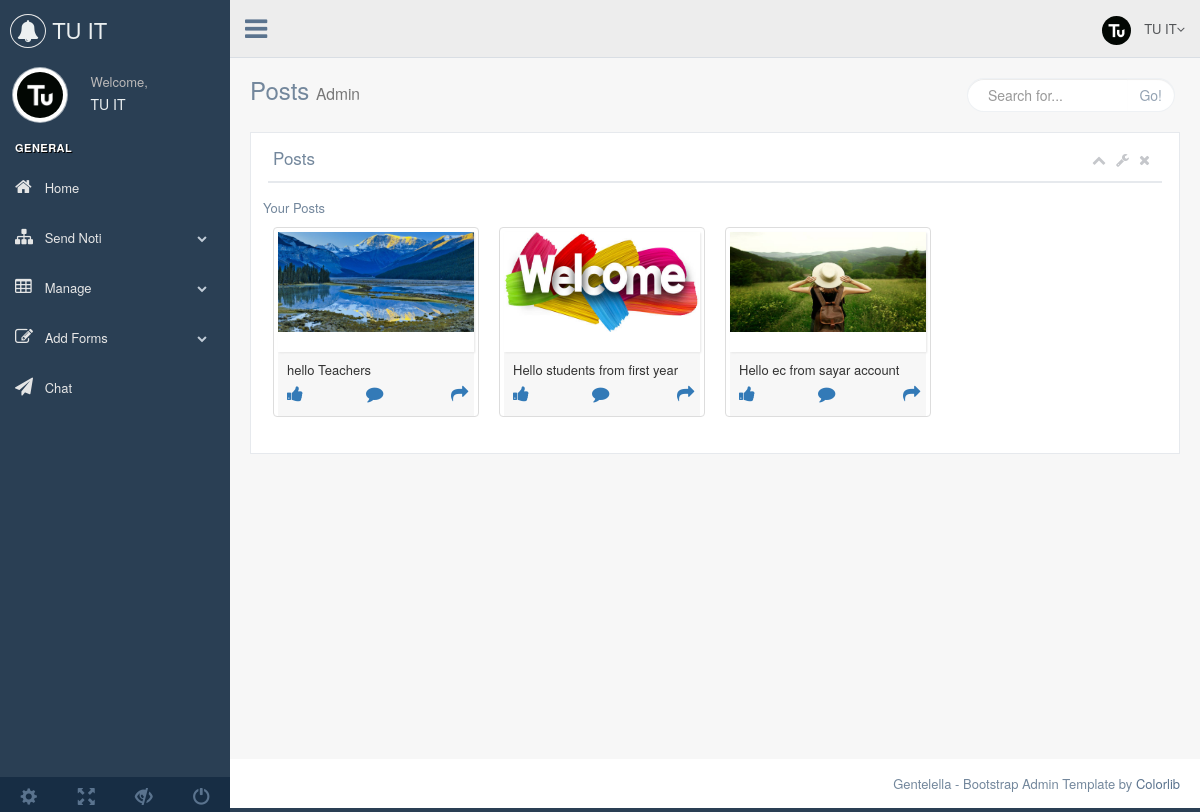
Screenshot of /admin/dashboard.php (signed in) with the database file from the repository.
### tables this page shows
CREATE TABLE `posts` (
  `post_id` int(11) NOT NULL,
  `post_adminid` int(11) NOT NULL,
  `post_userid` int(11) NOT NULL,
  `post_content` text NOT NULL,
  `post_photo` varchar(255) NOT NULL,
  `post_year` int(11) NOT NULL,
  `post_status` int(11) NOT NULL,
  `created_date` datetime NOT NULL,
  `updated_date` datetime NOT NULL
);

### admin/dashboard.php (the view, shortened to what this page needs)
<?php
include('database/connection.php');
include ('includes/header.php');
$query = $conn->query("SELECT * FROM posts");
?>
  <body class="nav-md">
    <div class="container body">
      <div class="main_container">
       <?php include ('includes/sidebar.php'); ?>
          <?php include('includes/navbar.php'); ?>
        <div class="right_col" role="main">
          <div class="">
            <div class="page-title">
              <div class="title_left">
                <h3> Posts <small> Admin</small> </h3>
              </div>
              <div class="title_right">
                <div class="col-md-5 col-sm-5 col-xs-12 form-group pull-right top_search">
                  <div class="input-group">
                    <input type="text" class="form-control" placeholder="Search for...">
                    <span class="input-group-btn">
                        <button class="btn btn-default" type="button">Go!</button>
                    </span>
                  </div>
                </div>
              </div>
            </div>
            <div class="clearfix"></div>
            <div class="row">
              <div class="col-md-12">
                <div class="x_panel">
                  <div class="x_title">
                    <h2>Posts <small> Admin </small></h2>
                    <ul class="nav navbar-right panel_toolbox">
                      <li><a class="collapse-link"><i class="fa fa-chevron-up"></i></a>
                      </li>
                      <li class="dropdown">
                        <a href="#" class="dropdown-toggle" data-toggle="dropdown" role="button" aria-expanded="false"><i class="fa fa-wrench"></i></a>
                      </li>
                      <li><a class="close-link"><i class="fa fa-close"></i></a>
                      </li>
                    </ul>
                    <div class="clearfix"></div>
                  </div>
                  <div class="x_content">
                    <div class="row">
                      <p>Your Posts</p>
                      <?php while($row = $query->fetch_assoc()):
                         if(!empty($row['post_photo'])) :
                        ?>
                      <div class="col-md-3 col-xs-12">
                        <div class="thumbnail">
                          <div class="image view view-first">
                            <img style="width: 100%; display: block;" src="posts/<?php echo $row['post_photo']?>" alt="image" />
                          </div>
                          <div class="caption">
                            <p><?php echo $row['post_content']?></p>
                              <div class="table">
                            <table width="140%">
                              <td><i class="fa fa-thumbs-up text-primary fa-lg"></i></td>
                              <td><i class="fa fa-comment text-primary fa-lg"></i></td>
                              <td><i class="fa fa-share text-primary fa-lg"></i></td>
                            </table>
                          </div>
                          </div>
                        </div>
                      </div>
                    <?php endif;?>
                    <?php endwhile; ?>
                    </div>
                  </div>
                </div>
              </div>
            </div>
          </div>
        </div>
        <footer>
          <div class="pull-right">
            Gentelella - Bootstrap Admin Template by <a href="https://colorlib.com">Colorlib</a>
          </div>
          <div class="clearfix"></div>
        </footer>
      </div>
    </div>
  </body>
</html>

### admin/includes/sidebar.php (shortened to what this page needs)
 <?php
   $pp = $conn->query("SELECT * FROM admin WHERE admin_id = '".$_SESSION['admin_id']."'");
   $ppp = $pp->fetch_assoc();
?>
  <div class="col-md-3 left_col">
          <div class="left_col scroll-view">
            <div class="navbar nav_title" style="border: 0;">
              <a href="index.php" class="site_title"><i class="fa fa-bell"></i> <span><?php echo $ppp['admin_name']?></span></a>
            </div>
            <div class="profile clearfix">
              <div class="profile_pic">
                <img src="adminprofiles/<?php echo $ppp['admin_photo']?>" alt="..." class="img-circle profile_img">
              </div>
              <div class="profile_info">
                <span>Welcome,</span>
                <h2><?php echo $ppp['admin_name']?></h2>
              </div>
            </div>
            <br />
            <div id="sidebar-menu" class="main_menu_side hidden-print main_menu">
              <div class="menu_section">
                <h3>General</h3>
                <ul class="nav side-menu">
                  <li><a href="index.php"><i class="fa fa-home"></i> Home </a>
                  </li>
                  <li><a><i class="fa fa-sitemap"></i> Send Noti <span class="fa fa-chevron-down"></span></a>
                  </li>
                  <li><a><i class="fa fa-table"></i> Manage <span class="fa fa-chevron-down"></span></a>
                  </li>
                  <li><a><i class="fa fa-edit"></i> Add Forms <span class="fa fa-chevron-down"></span></a>
                  </li>
                  <li><a href="chat.php"><i class="fa fa-paper-plane"></i> Chat </a>
                  </li>
                </ul>
              </div>
            </div>
            <div class="sidebar-footer hidden-small">
              <a data-toggle="tooltip" data-placement="top" title="Settings">
                <span class="glyphicon glyphicon-cog" aria-hidden="true"></span>
              </a>
              <a data-toggle="tooltip" data-placement="top" title="FullScreen">
                <span class="glyphicon glyphicon-fullscreen" aria-hidden="true"></span>
              </a>
              <a data-toggle="tooltip" data-placement="top" title="Lock">
                <span class="glyphicon glyphicon-eye-close" aria-hidden="true"></span>
              </a>
              <a data-toggle="tooltip" data-placement="top" title="Logout" href="login.html">
                <span class="glyphicon glyphicon-off" aria-hidden="true"></span>
              </a>
            </div>
          </div>
        </div>

### admin/includes/navbar.php (shortened to what this page needs)
<?php
   $pp = $conn->query("SELECT * FROM admin WHERE admin_id = '".$_SESSION['admin_id']."'");
   $ppp = $pp->fetch_assoc();
?>
<div class="top_nav">
          <div class="nav_menu">
            <nav>
              <div class="nav toggle">
                <a id="menu_toggle"><i class="fa fa-bars"></i></a>
              </div>
              <ul class="nav navbar-nav navbar-right">
                <li class="">
                  <a href="javascript:;" class="user-profile dropdown-toggle" data-toggle="dropdown" aria-expanded="false">
                    <img src="adminprofiles/<?php echo $ppp['admin_photo']?>" alt="">
                    <?php echo $ppp['admin_name']?><span class=" fa fa-angle-down"></span>
                  </a>
                </li>
              </ul>
            </nav>
          </div>
        </div>

### rows the page displays
posts: post_photo (picture), post_content "hello Teachers"
posts: post_photo (picture), post_content "Hello students from first year"
posts: post_photo (picture), post_content "Hello ec from sayar account"

### other values shown
$ppp['admin_name'] "TU IT"
